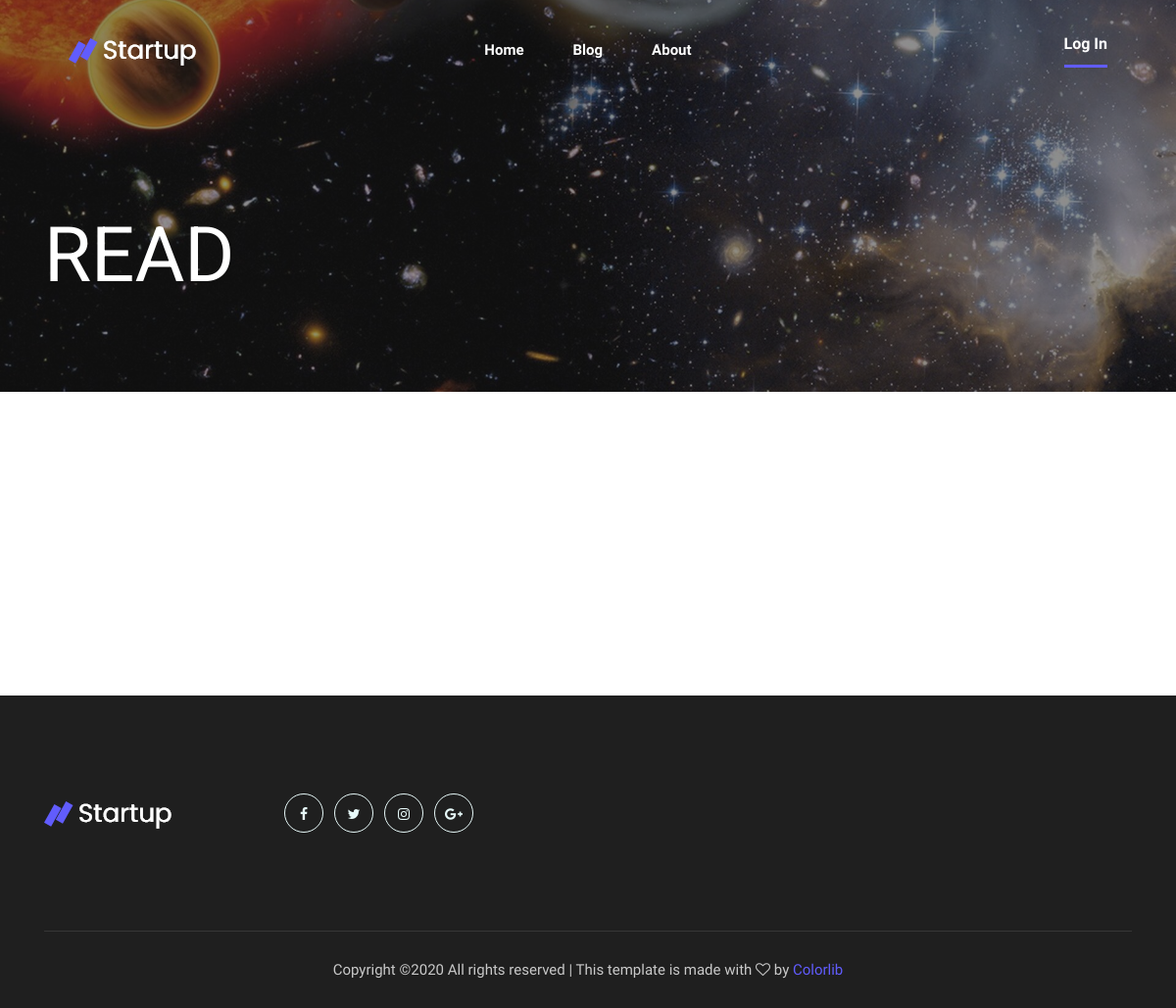
The page /single_blog/1 on the database as committed earlier.
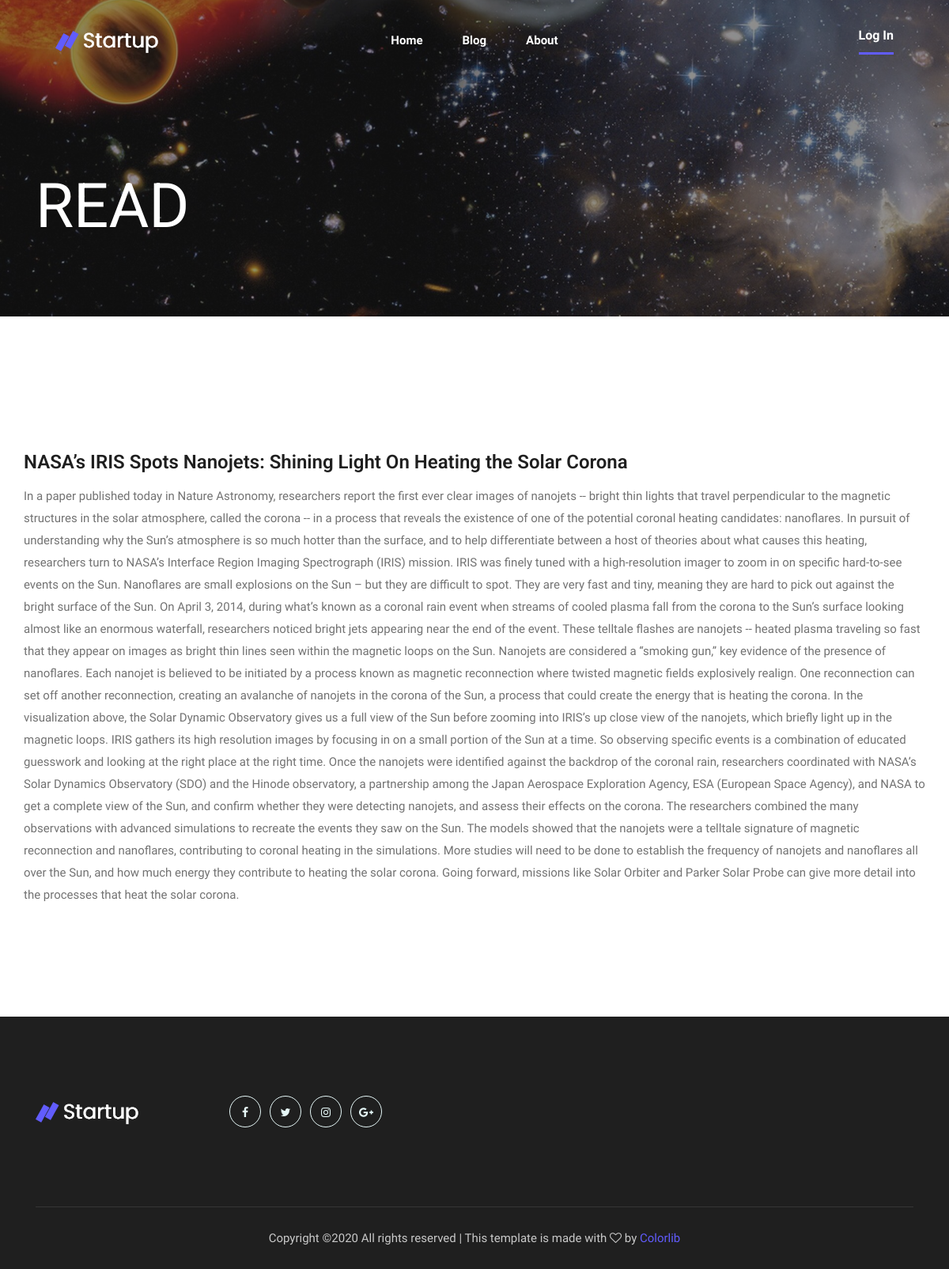
The same page on the database as committed later.
### model.py (models this page shows)
class Blog(Base):
	__tablename__ = 'blog'
	id = Column(Integer, primary_key = True)
	title = Column(String)
	picture = Column(String)
	name = Column(String)
	text = Column(String)
	day = Column(String)
	month = Column(String)

### app.py (the view)
@app.route('/single_blog/<int:blog_id>')
def single_blog_page(blog_id):
	return render_template("single-blog.html", blog = return_blog(blog_id))

### databases.py (called while the page is built)
def return_blog(id):
	session = DBSession()
	blog = session.query(Blog).filter_by(id = id).first()
	return blog

### templates/single-blog.html (shortened to what this page needs)
<!doctype html>
<html class="no-js" lang="zxx">
<head>
   <link rel="stylesheet" href="../static/css/bootstrap.min.css">
   <link rel="stylesheet" href="../static/css/owl.carousel.min.css">
   <link rel="stylesheet" href="../static/css/magnific-popup.css">
   <link rel="stylesheet" href="../static/css/font-awesome.min.css">
   <link rel="stylesheet" href="../static/css/themify-icons.css">
   <link rel="stylesheet" href="../static/css/nice-select.css">
   <link rel="stylesheet" href="../static/css/flaticon.css">
   <link rel="stylesheet" href="../static/css/gijgo.css">
   <link rel="stylesheet" href="../static/css/animate.min.css">
   <link rel="stylesheet" href="../static/css/slicknav.css">
   <link rel="stylesheet" href="../static/css/style.css">
</head>
<body>
    <header>
        <div class="header-area ">
            <div id="sticky-header" class="main-header-area">
                <div class="container-fluid p-0">
                    <div class="row align-items-center no-gutters">
                        <div class="col-xl-2 col-lg-2">
                            <div class="logo-img">
                                <a href="index.html">
                                    <img src="static/img/logo.png" alt="">
                                </a>
                            </div>
                        </div>
                        <div class="col-xl-8 col-lg-8">
                            <div class="main-menu  d-none d-lg-block text-center">
                                <nav>
                                    <ul id="navigation">
                                        <li><a class="active" href="{{url_for('home_page')}}">Home</a></li>
                                        <li><a href="{{url_for('blog_page')}}">Blog</a></li>
                                        <li><a href="{{url_for('about_page')}}">About</a></li>
                                    </ul>
                                </nav>
                            </div>
                        </div>
                        <div class="col-lg-2 d-none d-lg-block">
                            <div class="log_chat_area d-flex align-items-end">
                                <a href="{{url_for('login_page')}}"  class="say_hi">Log In</a>
                            </div>
                        </div>
                        <div class="col-12">
                        </div>
                    </div>
                </div>
            </div>
        </div>
    </header>
  <div class="bradcam_area breadcam_bg_3">
   <div class="container">
     <div class="row">
         <div class="col-xl-12">
             <div class="bradcam_text">
                 <h3>READ</h3>
             </div>
         </div>
     </div>
   </div>
 </div>
   <section class="blog_area single-post-area section-padding">
      <div class="container">
         <div class="row">
               <div class="single-post">
                  <div class="feature-img">
                  </div>
                  <div class="blog_details">
                     <h2>{{blog.title}}</h2>
                     <p class="excert">{{blog.text}}</p>
                  </div>
               </div>
            </div>
         </div>
   </section>
    <footer class="footer">
      <div class="footer_top">
          <div class="container">
              <div class="row align-items-center">
                  <div class="col-lg-2 col-md-3">
                      <div class="footer_logo wow fadeInRight" data-wow-duration="1s" data-wow-delay=".3s">
                          <a href="index.html">
                              <img src="../static/img/logo.png" alt="">
                          </a>
                      </div>
                  </div>
                  <div class="col-lg-3 col-md-12">
                      <div class="socail_links">
                          <ul>
                              <li><a class="wow fadeInUp" data-wow-duration="1s" data-wow-delay=".3s" href="#"> <i class="fa fa-facebook"></i> </a></li>
                              <li><a class="wow fadeInUp" data-wow-duration="1s" data-wow-delay=".4s" href="#"> <i class="fa fa-twitter"></i> </a></li>
                              <li><a class="wow fadeInUp" data-wow-duration="1s" data-wow-delay=".5s" href="#"> <i class="fa fa-instagram"></i> </a></li>
                              <li><a class="wow fadeInUp" data-wow-duration="1s" data-wow-delay=".6s" href="#"> <i class="fa fa-google-plus"></i> </a></li>
                          </ul>
                      </div>
                  </div>
              </div>
          </div>
      </div>
      <div class="copy-right_text">
          <div class="container">
              <div class="footer_border"></div>
              <div class="row">
                  <div class="col-xl-12">
                      <p class="copy_right text-center wow fadeInUp" data-wow-duration="1s" data-wow-delay="1.3s">
Copyright &copy;<script>document.write(new Date().getFullYear());</script> All rights reserved | This template is made with <i class="fa fa-heart-o" aria-hidden="true"></i> by <a href="https://colorlib.com" target="_blank">Colorlib</a>
                      </p>
                  </div>
              </div>
          </div>
      </div>
  </footer>
</body>
</html>

Rows that differ between the two databases and show on the page:
added Blog: title "NASA’s IRIS Spots Nanojets: Shining Light On Heating the Solar Corona", text "In a paper published today in Nature Astronomy, researchers report the first ever clear images of nanojets -- bright thin lights that travel perpendicular to the magnetic structures in the solar atmosphere, called the corona -- in a process that reveals the existence of one of the potential coronal heating candidates: nanoflares. In pursuit of understanding why the Sun’s atmosphere is so much hotter than the surface, and to help differentiate between a host of theories about what causes this heating, researchers turn to NASA’s Interface Region Imaging Spectrograph (IRIS) mission. IRIS was finely tuned with a high-resolution imager to zoom in on specific hard-to-see events on the Sun.…"
